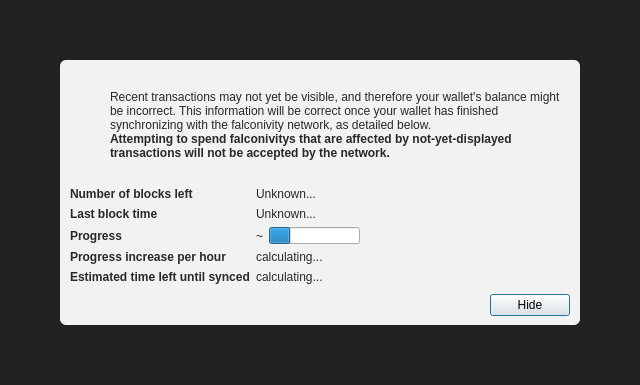
<?xml version="1.0" encoding="UTF-8"?>
<ui version="4.0">
 <class>ModalOverlay</class>
 <widget class="QWidget" name="ModalOverlay">
  <property name="geometry">
   <rect>
    <x>0</x>
    <y>0</y>
    <width>640</width>
    <height>385</height>
   </rect>
  </property>
  <property name="windowTitle">
   <string>Form</string>
  </property>
  <layout class="QVBoxLayout" name="verticalLayout" stretch="0">
   <property name="sizeConstraint">
    <enum>QLayout::SetDefaultConstraint</enum>
   </property>
   <property name="leftMargin">
    <number>0</number>
   </property>
   <property name="topMargin">
    <number>0</number>
   </property>
   <property name="rightMargin">
    <number>0</number>
   </property>
   <property name="bottomMargin">
    <number>0</number>
   </property>
   <item>
    <widget class="QWidget" name="bgWidget" native="true">
     <property name="styleSheet">
      <string notr="true">#bgWidget { background: rgba(0,0,0,220); }</string>
     </property>
     <layout class="QVBoxLayout" name="verticalLayoutMain" stretch="1">
      <property name="leftMargin">
       <number>60</number>
      </property>
      <property name="topMargin">
       <number>60</number>
      </property>
      <property name="rightMargin">
       <number>60</number>
      </property>
      <property name="bottomMargin">
       <number>60</number>
      </property>
      <item>
       <widget class="QWidget" name="contentWidget" native="true">
        <property name="styleSheet">
         <string notr="true">#contentWidget { background: rgba(255,255,255,240); border-radius: 6px; }

QLabel { color: rgb(40,40,40);  }</string>
        </property>
        <layout class="QVBoxLayout" name="verticalLayoutSub" stretch="1,0,0,0">
         <property name="spacing">
          <number>0</number>
         </property>
         <property name="leftMargin">
          <number>10</number>
         </property>
         <property name="topMargin">
          <number>10</number>
         </property>
         <property name="rightMargin">
          <number>10</number>
         </property>
         <property name="bottomMargin">
          <number>10</number>
         </property>
         <item>
          <layout class="QHBoxLayout" name="horizontalLayoutIconText" stretch="0,1">
           <property name="topMargin">
            <number>20</number>
           </property>
           <item>
            <layout class="QVBoxLayout" name="verticalLayoutIcon">
             <property name="leftMargin">
              <number>0</number>
             </property>
             <item>
              <widget class="QPushButton" name="warningIcon">
               <property name="enabled">
                <bool>false</bool>
               </property>
               <property name="text">
                <string/>
               </property>
               <property name="icon">
                <iconset>
                 <normaloff>:/icons/warning</normaloff>
                 <disabledoff>:/icons/warning</disabledoff>:/icons/warning</iconset>
               </property>
               <property name="iconSize">
                <size>
                 <width>48</width>
                 <height>48</height>
                </size>
               </property>
               <property name="flat">
                <bool>true</bool>
               </property>
              </widget>
             </item>
             <item>
              <spacer name="verticalSpacerWarningIcon">
               <property name="orientation">
                <enum>Qt::Vertical</enum>
               </property>
               <property name="sizeHint" stdset="0">
                <size>
                 <width>20</width>
                 <height>40</height>
                </size>
               </property>
              </spacer>
             </item>
            </layout>
           </item>
           <item>
            <layout class="QVBoxLayout" name="verticalLayoutInfoText">
             <property name="leftMargin">
              <number>0</number>
             </property>
             <property name="topMargin">
              <number>0</number>
             </property>
             <item>
              <widget class="QLabel" name="infoText">
               <property name="text">
                <string>Recent transactions may not yet be visible, and therefore your wallet's balance might be incorrect. This information will be correct once your wallet has finished synchronizing with the falconivity network, as detailed below.</string>
               </property>
               <property name="textFormat">
                <enum>Qt::RichText</enum>
               </property>
               <property name="wordWrap">
                <bool>true</bool>
               </property>
              </widget>
             </item>
             <item>
              <widget class="QLabel" name="infoTextStrong">
               <property name="font">
                <font>
                 <weight>75</weight>
                 <bold>true</bold>
                </font>
               </property>
               <property name="text">
                <string>Attempting to spend falconivitys that are affected by not-yet-displayed transactions will not be accepted by the network.</string>
               </property>
               <property name="textFormat">
                <enum>Qt::RichText</enum>
               </property>
               <property name="wordWrap">
                <bool>true</bool>
               </property>
              </widget>
             </item>
             <item>
              <spacer name="verticalSpacerInTextSpace">
               <property name="orientation">
                <enum>Qt::Vertical</enum>
               </property>
               <property name="sizeHint" stdset="0">
                <size>
                 <width>20</width>
                 <height>40</height>
                </size>
               </property>
              </spacer>
             </item>
            </layout>
           </item>
          </layout>
         </item>
         <item>
          <spacer name="verticalSpacerAfterText">
           <property name="orientation">
            <enum>Qt::Vertical</enum>
           </property>
           <property name="sizeHint" stdset="0">
            <size>
             <width>20</width>
             <height>40</height>
            </size>
           </property>
          </spacer>
         </item>
         <item>
          <layout class="QFormLayout" name="formLayout">
           <property name="fieldGrowthPolicy">
            <enum>QFormLayout::FieldsStayAtSizeHint</enum>
           </property>
           <property name="horizontalSpacing">
            <number>6</number>
           </property>
           <property name="verticalSpacing">
            <number>6</number>
           </property>
           <property name="topMargin">
            <number>10</number>
           </property>
           <item row="0" column="0">
            <widget class="QLabel" name="labelNumberOfBlocksLeft">
             <property name="font">
              <font>
               <weight>75</weight>
               <bold>true</bold>
              </font>
             </property>
             <property name="text">
              <string>Number of blocks left</string>
             </property>
            </widget>
           </item>
           <item row="0" column="1">
            <widget class="QLabel" name="numberOfBlocksLeft">
             <property name="text">
              <string>Unknown...</string>
             </property>
            </widget>
           </item>
           <item row="1" column="0">
            <widget class="QLabel" name="labelLastBlockTime">
             <property name="font">
              <font>
               <weight>75</weight>
               <bold>true</bold>
              </font>
             </property>
             <property name="text">
              <string>Last block time</string>
             </property>
            </widget>
           </item>
           <item row="1" column="1">
            <widget class="QLabel" name="newestBlockDate">
             <property name="sizePolicy">
              <sizepolicy hsizetype="Maximum" vsizetype="Preferred">
               <horstretch>0</horstretch>
               <verstretch>0</verstretch>
              </sizepolicy>
             </property>
             <property name="text">
              <string>Unknown...</string>
             </property>
            </widget>
           </item>
           <item row="2" column="0">
            <widget class="QLabel" name="labelSyncDone">
             <property name="font">
              <font>
               <weight>75</weight>
               <bold>true</bold>
              </font>
             </property>
             <property name="text">
              <string>Progress</string>
             </property>
            </widget>
           </item>
           <item row="2" column="1">
            <layout class="QHBoxLayout" name="horizontalLayoutSync" stretch="0,1">
             <item>
              <widget class="QLabel" name="percentageProgress">
               <property name="text">
                <string notr="true">~</string>
               </property>
              </widget>
             </item>
             <item>
              <widget class="QProgressBar" name="progressBar">
               <property name="value">
                <number>24</number>
               </property>
               <property name="format">
                <string/>
               </property>
              </widget>
             </item>
            </layout>
           </item>
           <item row="4" column="0">
            <widget class="QLabel" name="labelProgressIncrease">
             <property name="font">
              <font>
               <weight>75</weight>
               <bold>true</bold>
              </font>
             </property>
             <property name="text">
              <string>Progress increase per hour</string>
             </property>
            </widget>
           </item>
           <item row="4" column="1">
            <widget class="QLabel" name="progressIncreasePerH">
             <property name="text">
              <string>calculating...</string>
             </property>
            </widget>
           </item>
           <item row="5" column="0">
            <widget class="QLabel" name="labelEstimatedTimeLeft">
             <property name="font">
              <font>
               <weight>75</weight>
               <bold>true</bold>
              </font>
             </property>
             <property name="text">
              <string>Estimated time left until synced</string>
             </property>
            </widget>
           </item>
           <item row="5" column="1">
            <widget class="QLabel" name="expectedTimeLeft">
             <property name="text">
              <string>calculating...</string>
             </property>
            </widget>
           </item>
          </layout>
         </item>
         <item>
          <layout class="QHBoxLayout" name="horizontalLayoutButtons">
           <property name="leftMargin">
            <number>10</number>
           </property>
           <property name="topMargin">
            <number>10</number>
           </property>
           <item>
            <spacer name="horizontalSpacer">
             <property name="orientation">
              <enum>Qt::Horizontal</enum>
             </property>
             <property name="sizeHint" stdset="0">
              <size>
               <width>40</width>
               <height>20</height>
              </size>
             </property>
            </spacer>
           </item>
           <item>
            <widget class="QPushButton" name="closeButton">
             <property name="text">
              <string>Hide</string>
             </property>
             <property name="shortcut">
              <string>Esc</string>
             </property>
             <property name="focusPolicy">
              <enum>Qt::StrongFocus</enum>
             </property>
             <property name="default">
              <bool>true</bool>
             </property>
            </widget>
           </item>
          </layout>
         </item>
        </layout>
       </widget>
      </item>
     </layout>
    </widget>
   </item>
  </layout>
 </widget>
 <resources/>
 <connections/>
</ui>
